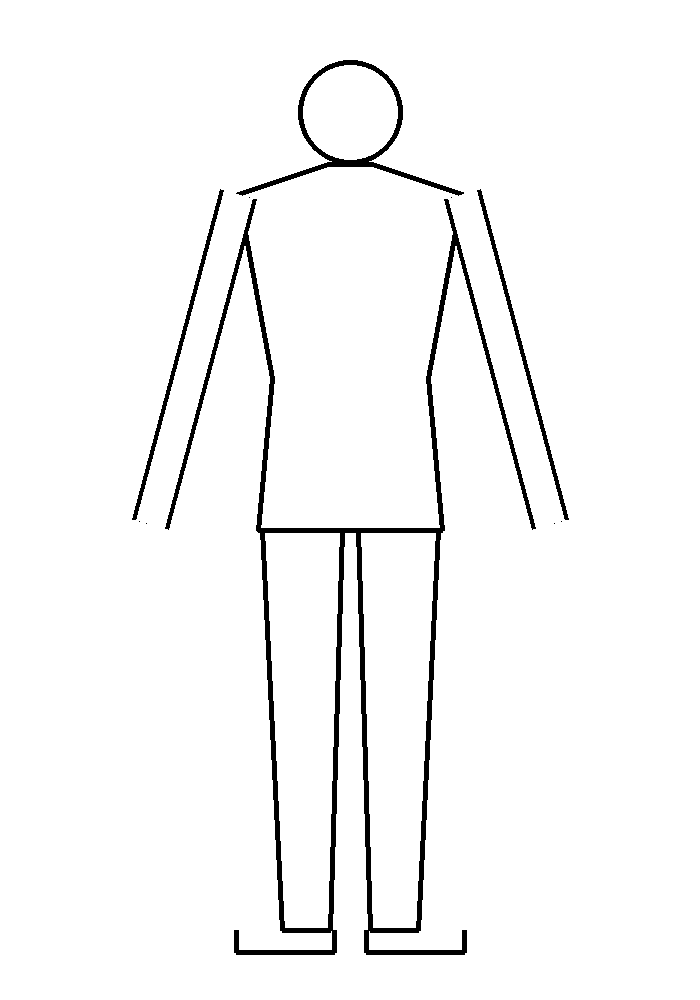
#> input picture examples/sketches/hero_front.png, 700 x 1000 px
$ python -i sketch.py   (imports and definitions only)
#> lines starting #> are read from the running program, lines starting #| are printed output that depends on the picture; after the words box and inside, x2 and y2 are one past the last pixel; in counts of white or black regions, pixels touching at a corner belong together
"""Sketch analysis and silhouette math. Pure numpy/PIL, no Blender needed.

The same functions are used on the *sketch* and on the *rendered silhouette of the
built character*, so the two are always measured the same way. That is what makes the
render-compare-fix loop deterministic and testable without a GPU or an LLM.
"""
from __future__ import annotations

from pathlib import Path

import numpy as np
from PIL import Image, ImageDraw, ImageFilter

ROWS = 48  # vertical resolution of a width profile
SIL_PX = 256  # silhouette raster height used by BOTH the fitter and the QA check (they must measure alike)

# Row bands as fractions of figure height measured from the top (0 = top of head).
BANDS: dict[str, tuple[float, float]] = {
    "head": (0.00, 0.09),
    "shoulder": (0.15, 0.25),
    "waist": (0.36, 0.45),
    "hip": (0.47, 0.55),
    "leg": (0.70, 0.92),
}


# --------------------------------------------------------------------------- masks
def load_mask(path: str | Path) -> np.ndarray:
    """Return a filled boolean silhouette mask from a sketch image.

    Handles transparent PNGs (alpha), dark-on-light line art and filled shapes.
    Outlines are closed and filled so a line drawing becomes a solid silhouette.
    """
#> called with path = '../../examples/sketches/hero_front.png'
    im = Image.open(path)
#> im is the input picture: PIL image 700x1000 RGB; values 20 (black) and 255 (white), 96.9% white; 10 black regions (6 under 20 px), largest, box (x1, y1, x2, y2) and area: (165, 199, 536, 955) 16422, (236, 60, 464, 196) 2585, (132, 189, 224, 520) 1409, (477, 189, 569, 520) 1409
    if im.mode in ("RGBA", "LA") and np.asarray(im.getchannel("A")).min() < 250:
        fg = np.asarray(im.getchannel("A")) > 128
    else:
        g = np.asarray(im.convert("L")).astype(np.int16)
        corners = np.array([g[0, 0], g[0, -1], g[-1, 0], g[-1, -1]])
#> corners = [255, 255, 255, 255]
        bg = int(np.median(corners))
#> bg = 255
        fg = np.abs(g - bg) > 40
    return fill_holes(fg)


# [7 lines left out: function load_side_mask, not called in this run]


def fill_holes(fg: np.ndarray, close_px: int = 3) -> np.ndarray:
#> called with close_px = 3
    img = Image.fromarray((fg * 255).astype(np.uint8), "L")
    for _ in range(close_px):
        img = img.filter(ImageFilter.MaxFilter(3))
#> this loop made 3 passes
#> pass 1, in fill_holes, `img = img.filter(ImageFilter.MaxFilter(3))`:
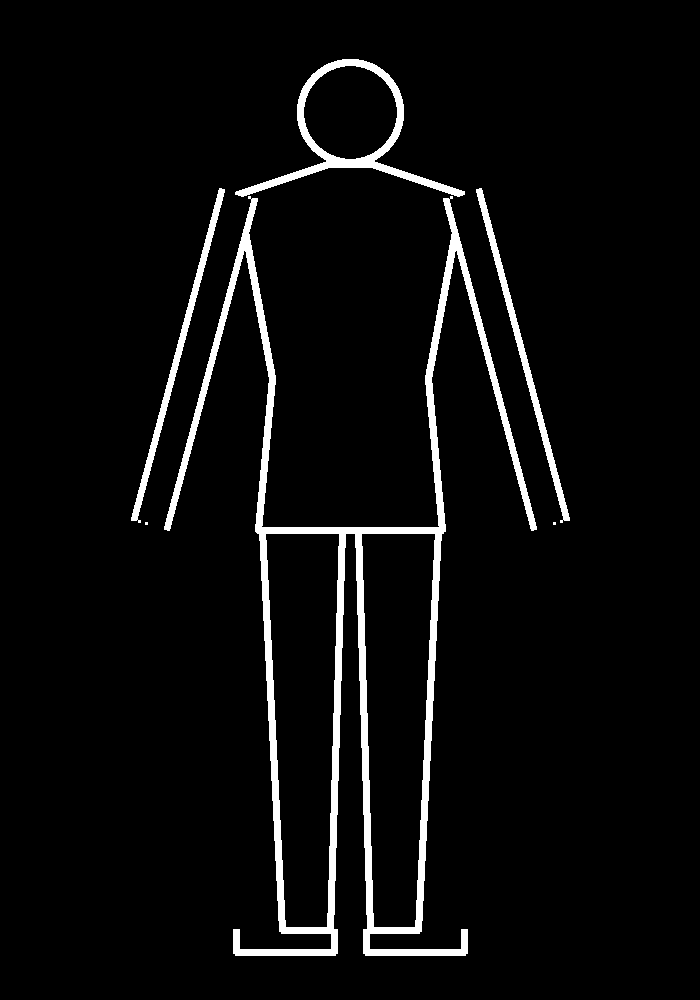
#> img: PIL image 700x1000 L; 4.6% white; 6 white regions (2 under 20 px), largest, box (x1, y1, x2, y2) and area: (164, 196, 537, 956) 23848, (235, 59, 465, 197) 3881, (131, 188, 225, 523) 2268, (476, 188, 570, 523) 2268
    padded = Image.new("L", (img.width + 2, img.height + 2), 0)
#> padded: PIL image 702x1002 L; every value is 0
    padded.paste(img, (1, 1))
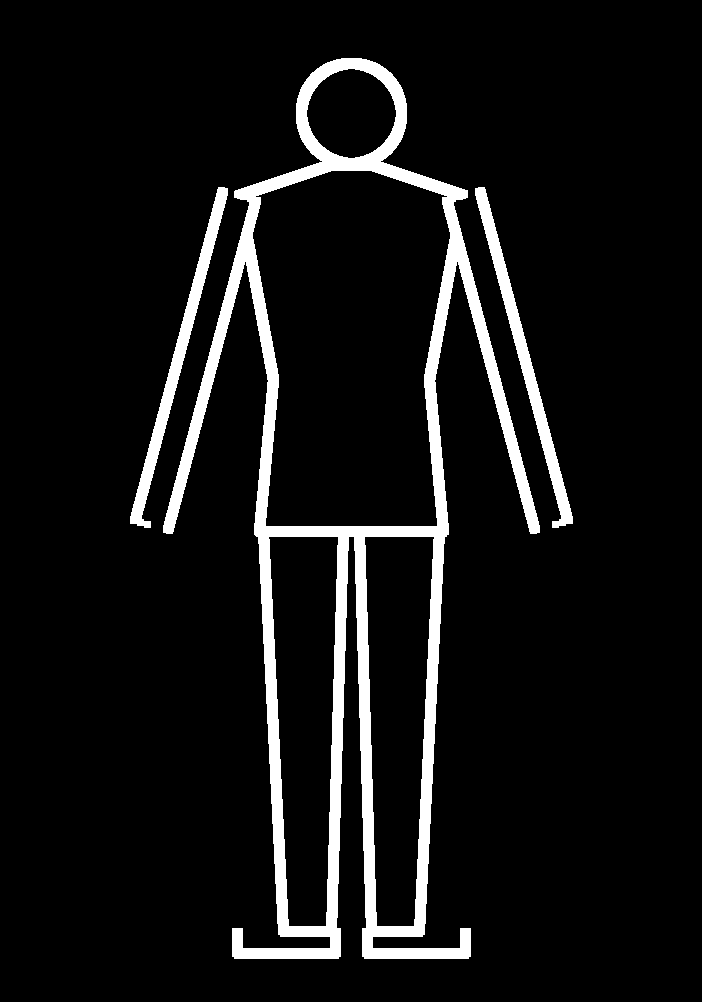
#> padded: PIL image 702x1002 L; 7.6% white; 3 white regions, box (x1, y1, x2, y2) and area: (163, 58, 540, 959) 44997, (130, 187, 228, 528) 4062, (475, 187, 573, 528) 4062
    ImageDraw.floodfill(padded, (0, 0), 128, thresh=0)
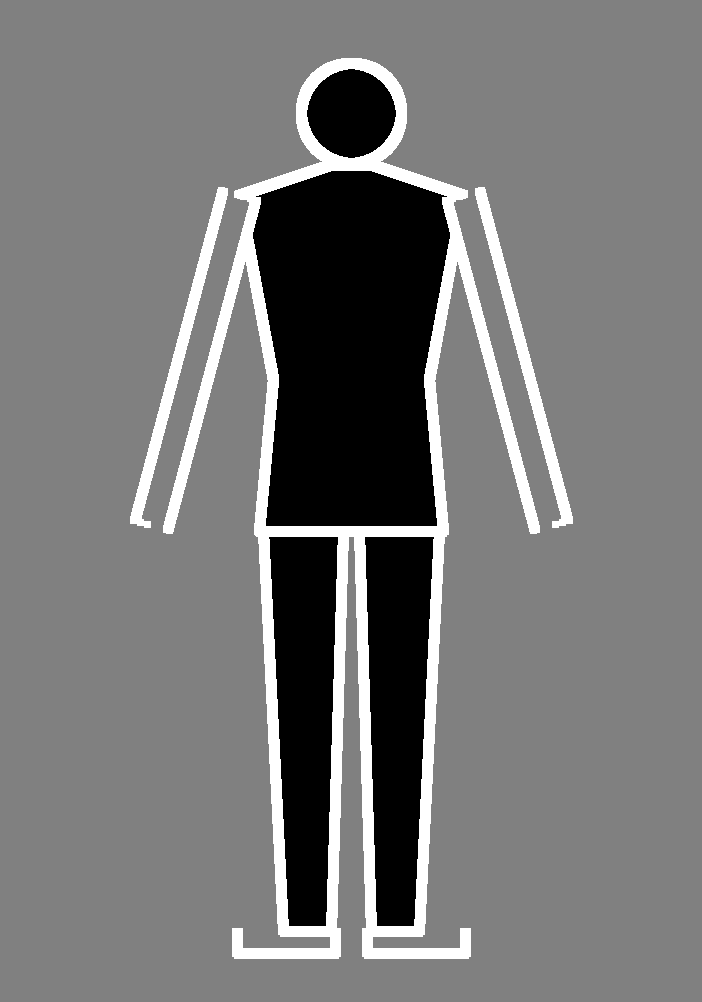
#> padded: PIL image 702x1002 L; min 0, max 255, mean 118.5
    arr = np.asarray(padded)[1:-1, 1:-1]
    filled = Image.fromarray(((arr != 128) * 255).astype(np.uint8), "L")
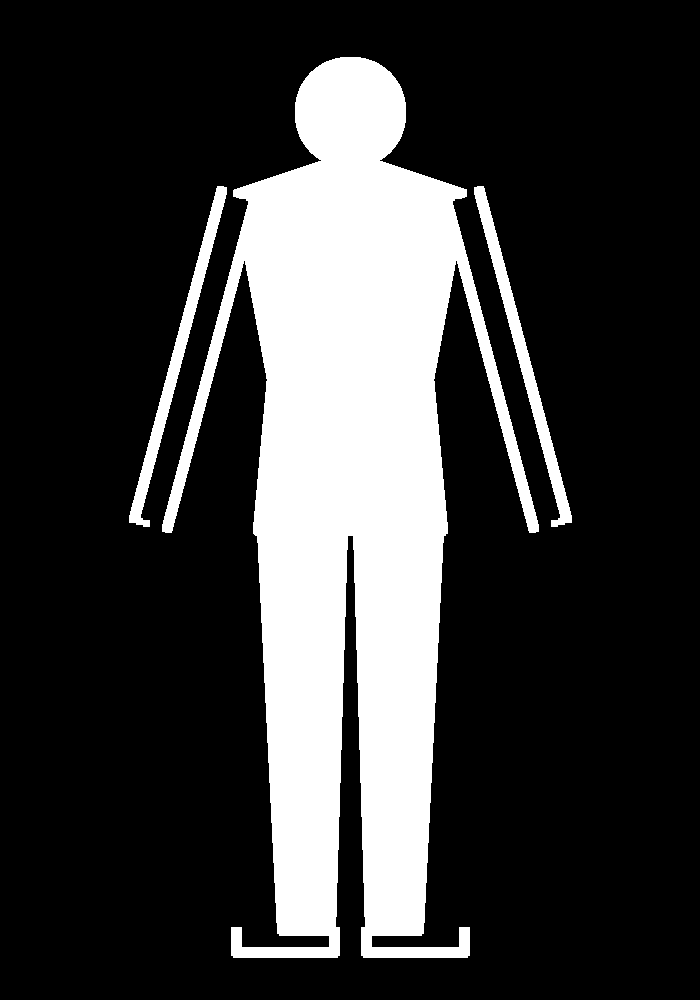
#> filled: PIL image 700x1000 L; 22.6% white; 3 white regions, box (x1, y1, x2, y2) and area: (162, 57, 539, 958) 150017, (129, 186, 227, 527) 4062, (474, 186, 572, 527) 4062
    for _ in range(close_px):
        filled = filled.filter(ImageFilter.MinFilter(3))
#> this loop made 3 passes
#> pass 1, in fill_holes, `filled = filled.filter(ImageFilter.MinFilter(3))`:
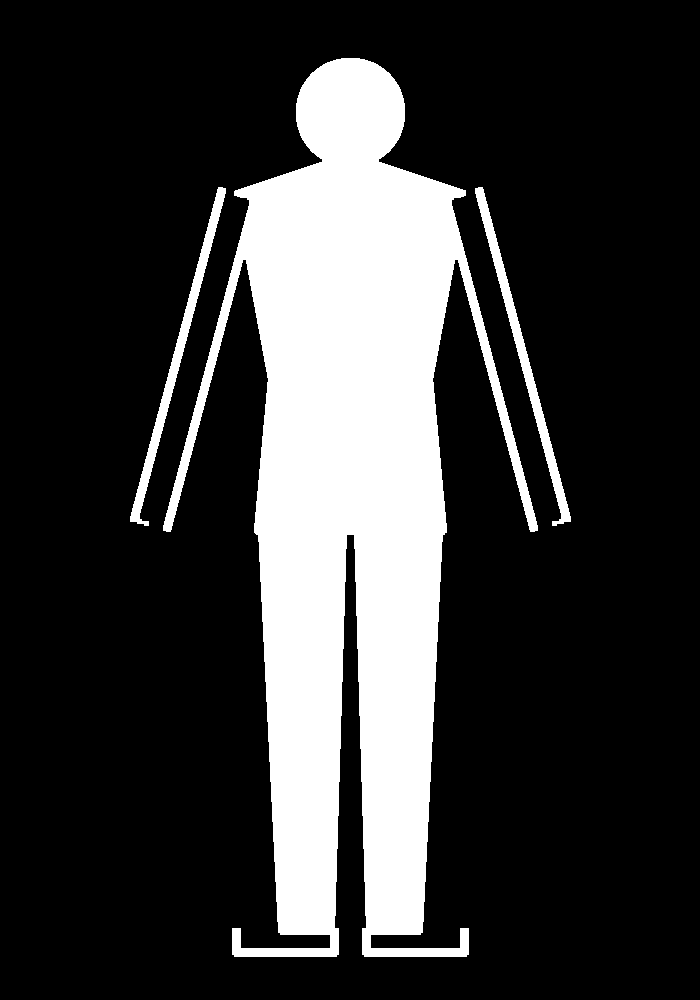
#> filled: PIL image 700x1000 L; 21.6% white; 3 white regions, box (x1, y1, x2, y2) and area: (163, 58, 538, 957) 144827, (130, 187, 226, 526) 3170, (475, 187, 571, 526) 3170
#> pass 3, in fill_holes, `filled = filled.filter(ImageFilter.MinFilter(3))`:
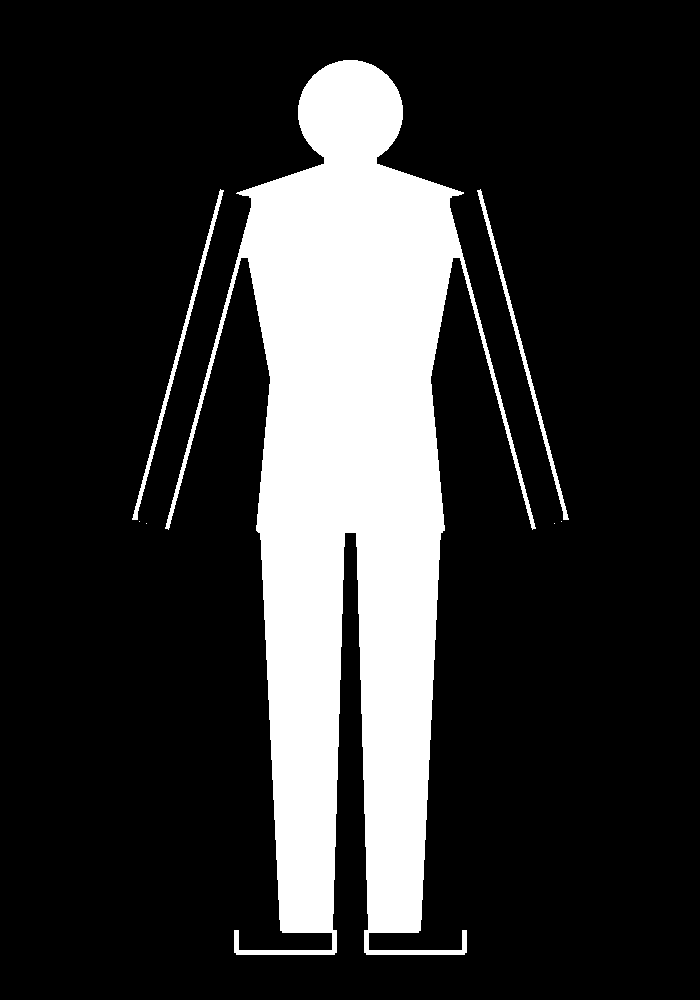
#> filled: PIL image 700x1000 L; 19.6% white; 7 white regions (4 under 20 px), largest, box (x1, y1, x2, y2) and area: (165, 60, 536, 955) 134471, (132, 189, 224, 520) 1415, (477, 189, 569, 520) 1415
    return np.asarray(filled) > 127


# [120 lines left out: functions crop_to_bbox, width_profile, band_stat, crotch_fraction, fit_params, fit_params_side and 3 more, not called in this run]

>>> result = load_mask('../../examples/sketches/hero_front.png')

$ run again, on examples/sketches/hero_side.png
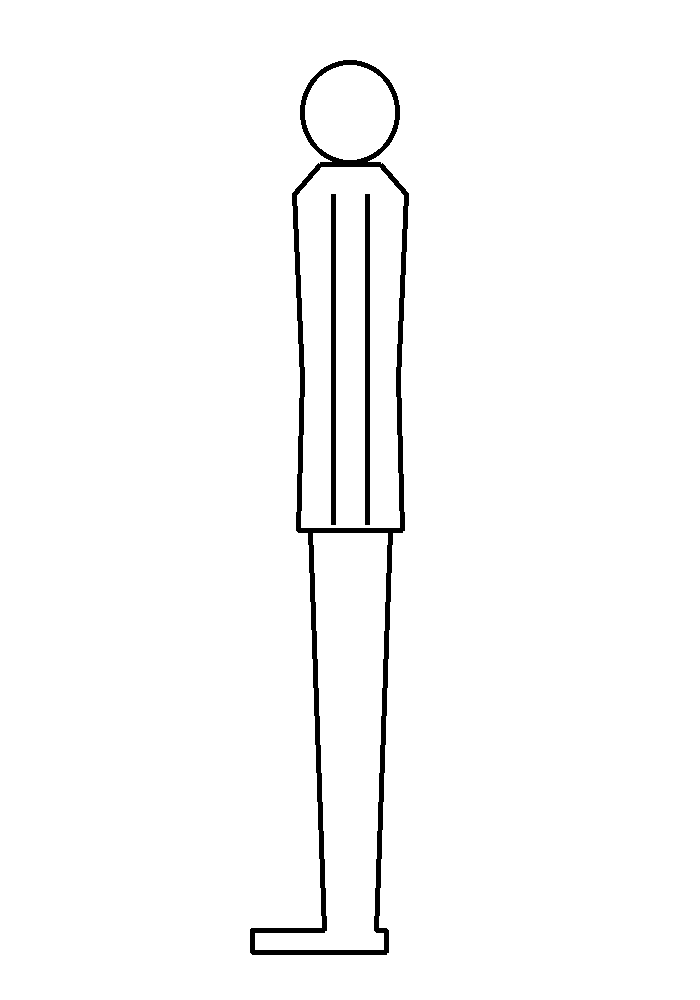
#> input picture examples/sketches/hero_side.png, 700 x 1000 px
#> in load_mask, im is the input picture: PIL image 700x1000 RGB; values 20 (black) and 255 (white), 97.9% white; 3 black regions, box (x1, y1, x2, y2) and area: (250, 60, 409, 955) 11256, (331, 194, 336, 525) 1655, (365, 194, 370, 525) 1655
#> corners = [255, 255, 255, 255]
#> bg = 255
#> in fill_holes, `ImageDraw.floodfill(padded, (0, 0), 128, thresh=0)`:
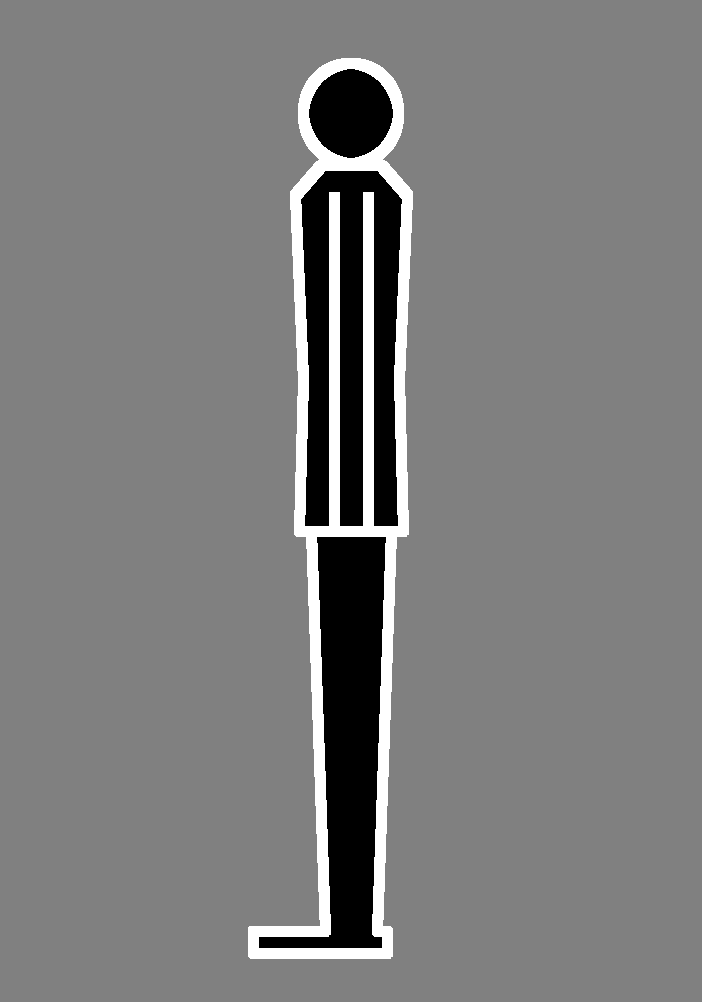
#> padded: PIL image 702x1002 L; min 0, max 255, mean 124.2
#> the loop in fill_holes, `for _ in range(close_px):` made 3 passes
#> pass 3, in fill_holes, `filled = filled.filter(ImageFilter.MinFilter(3))`:
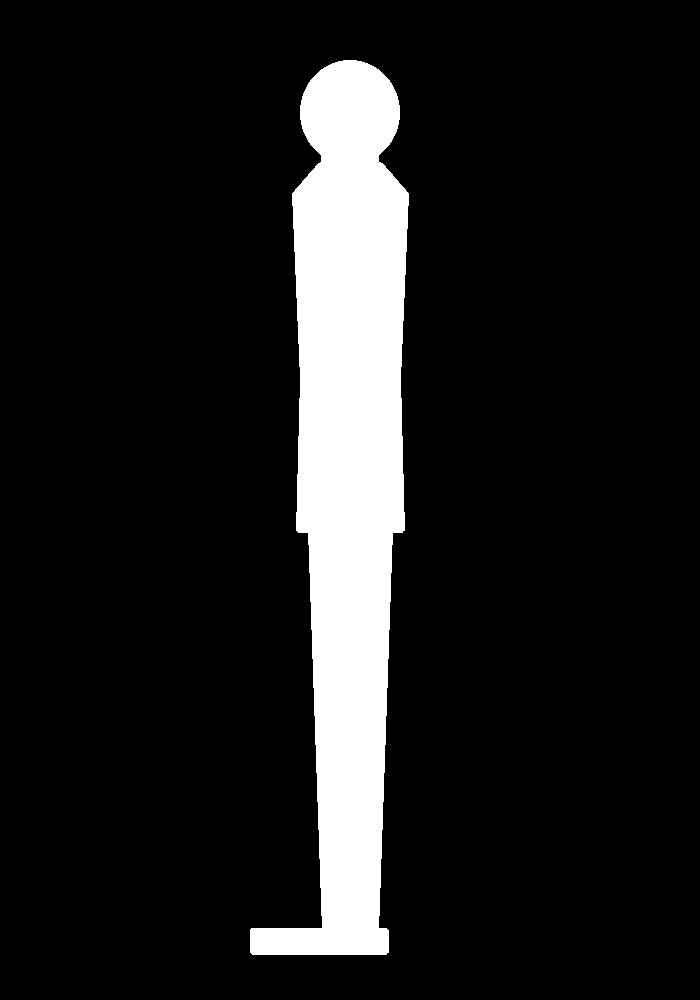
#> filled: PIL image 700x1000 L; 11.3% white; 1 white region, box (x1, y1, x2, y2) and area: (250, 60, 409, 955) 79245
